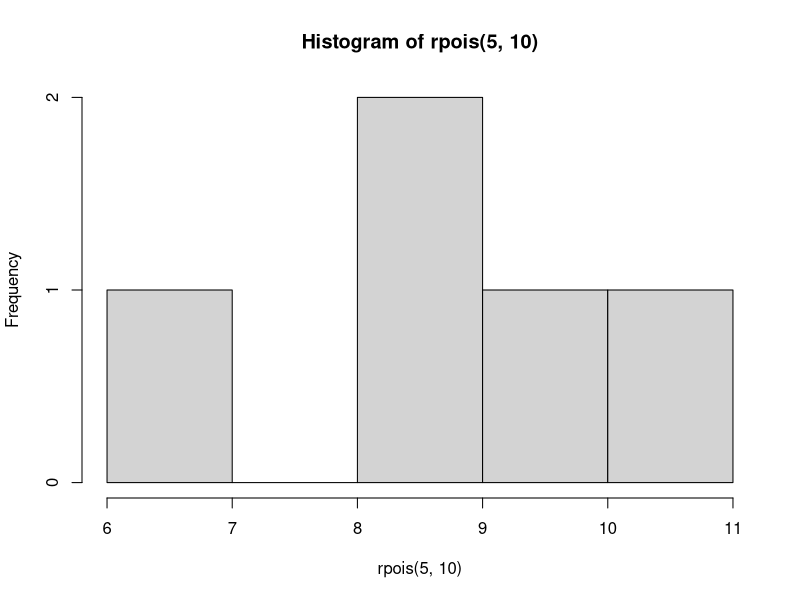
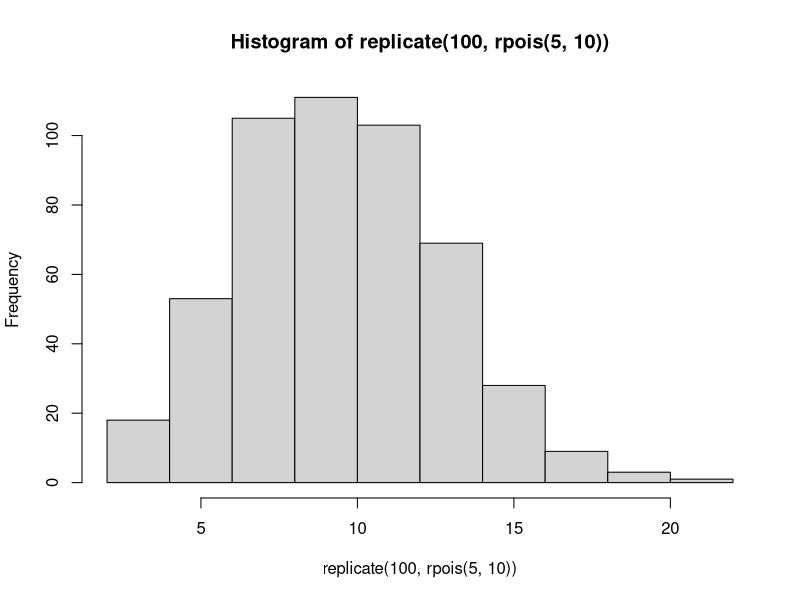
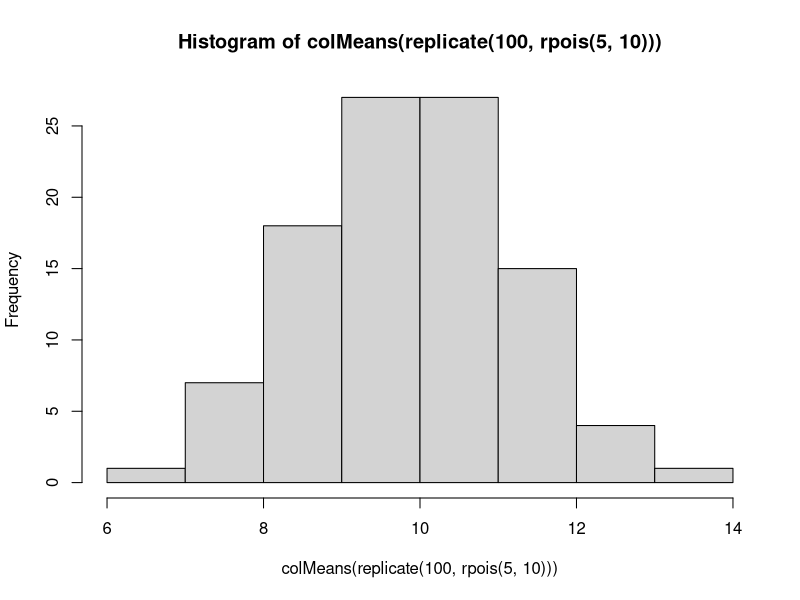

Generate these figures, in order, with R: (Note: this script raises an error after producing the figures.)
hist(rpois(5,10))
#   generates a histogram from 5 random outputs of the Poisson distribution

hist(replicate(100, rpois(5,10)))
#   groups 500 numbers into spans of 1.0 and generates a resulting histogram

hist(colMeans(replicate(100, rpois(5,10))))
#   groups 100 numbers into spans of 1.0 and generates a resulting histogram

hist_11<-hist(care_outcome[,11])
#X=care_outcome[,11]


hist(x, ...)

## Default S3 method:
hist(x, breaks = "Sturges",
     freq = NULL, probability = !freq,
     include.lowest = TRUE, right = TRUE,
     density = NULL, angle = 45, col = NULL, border = NULL,
     main = paste("Histogram of" , xname),
     xlim = range(breaks), ylim = NULL,
     xlab = xname, ylab,
     axes = TRUE, plot = TRUE, labels = FALSE,
     nclass = NULL, warn.unused = TRUE, ...)
